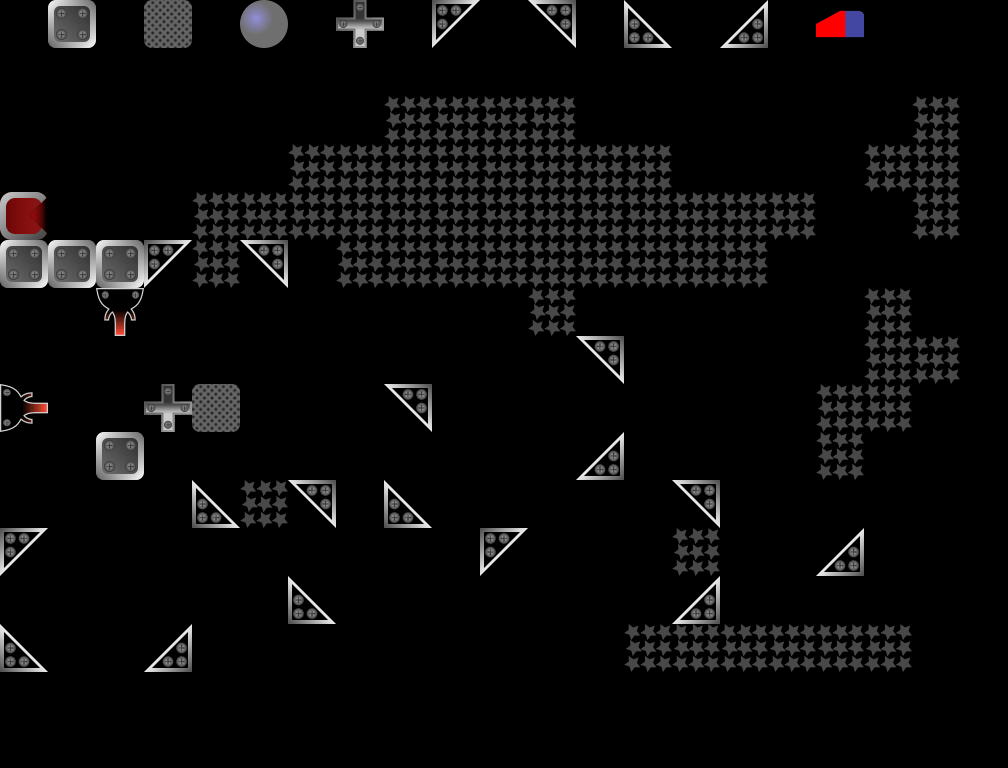

This game map was drawn from its Tiled (.tmx) file and the tilesets committed beside it. A one-line description and the full map source follow:
An orthogonal 21x16 tile map with 48x48 px tiles, 2 tile layers (Blocks, Info), 1 hidden layer not drawn, 1 image layer.

<map version="1.10" tiledversion="1.10.2" orientation="orthogonal" renderorder="right-down" width="21" height="16" tilewidth="48" tileheight="48" infinite="0" nextlayerid="10" nextobjectid="2">
 <editorsettings>
  <export target="../../public/assets/levels/level-18.json" format="json" />
 </editorsettings>
 <tileset firstgid="1" name="tileset" tilewidth="48" tileheight="48" tilecount="18" columns="18">
  <image source="../../public/assets/tileset.png" width="864" height="48" />
  <tile id="0" type="BlockingBlock" />
  <tile id="1" type="Cross" />
  <tile id="2" type="BallMirror" />
  <tile id="3" type="BottomLeftMirror" />
  <tile id="4" type="BottomRightMirror" />
  <tile id="5" type="TopLeftMirror" />
  <tile id="6" type="TopRightMirror" />
  <tile id="7" type="TimedBlock" />
  <tile id="8" type="LaserStartDown" />
  <tile id="9" type="LaserStartLeft" />
  <tile id="10" type="LaserStartRight" />
  <tile id="11" type="LaserStartUp" />
  <tile id="12" type="TargetUp" />
  <tile id="13" type="TargetRight" />
  <tile id="14" type="TargetDown" />
  <tile id="15" type="TargetLeft" />
  <tile id="16" type="ForbiddenBlock" />
  <tile id="17" type="Eraser" />
 </tileset>
 <imagelayer id="9" name="bg" locked="1" opacity="0.5" offsetx="-1.34366" offsety="95.2359">
  <image source="../black.png" width="960" height="576" />
 </imagelayer>
 <layer id="2" name="Blocks" width="21" height="16">
  <data encoding="csv">
0,0,0,0,0,0,0,0,0,0,0,0,0,0,0,0,0,0,0,0,0,
0,0,0,0,0,0,0,0,0,0,0,0,0,0,0,0,0,0,0,0,0,
0,0,0,0,0,0,0,0,17,17,17,17,0,0,0,0,0,0,0,17,0,
0,0,0,0,0,0,17,17,17,17,17,17,17,17,0,0,0,0,17,17,0,
14,0,0,0,17,17,17,17,17,17,17,17,17,17,17,17,17,0,0,17,0,
1,1,1,5,17,4,0,17,17,17,17,17,17,17,17,17,0,0,0,0,0,
0,0,9,0,0,0,0,0,0,0,0,17,0,0,0,0,0,0,17,0,0,
0,0,0,0,0,0,0,0,0,0,0,0,4,0,0,0,0,0,17,17,0,
11,0,0,2,8,0,0,0,4,0,0,0,0,0,0,0,0,17,17,0,0,
0,0,1,0,0,0,0,0,0,0,0,0,6,0,0,0,0,17,0,0,0,
0,0,0,0,7,17,4,0,7,0,0,0,0,0,4,0,0,0,0,0,0,
5,0,0,0,0,0,0,0,0,0,5,0,0,0,17,0,0,6,0,0,0,
0,0,0,0,0,0,7,0,0,0,0,0,0,0,6,0,0,0,0,0,0,
7,0,0,6,0,0,0,0,0,0,0,0,0,17,17,17,17,17,17,0,0,
0,0,0,0,0,0,0,0,0,0,0,0,0,0,0,0,0,0,0,0,0,
0,0,0,0,0,0,0,0,0,0,0,0,0,0,0,0,0,0,0,0,0
</data>
 </layer>
 <layer id="5" name="Info" width="21" height="16" locked="1">
  <properties>
   <property name="BallMirror" type="int" value="1" />
   <property name="BlockingBlock" type="int" value="0" />
   <property name="BottomLeftMirror" type="int" value="2" />
   <property name="BottomRightMirror" type="int" value="0" />
   <property name="Cross" type="int" value="1" />
   <property name="LevelName" value="Knightmare" />
   <property name="MaxItems" type="int" value="6" />
   <property name="TimedBlock" type="int" value="0" />
   <property name="TopLeftMirror" type="int" value="2" />
   <property name="TopRightMirror" type="int" value="0" />
  </properties>
  <data encoding="csv">
0,1,0,8,0,3,0,2,0,5,0,4,0,7,0,6,0,18,0,0,0,
0,0,0,0,0,0,0,0,0,0,0,0,0,0,0,0,0,0,0,0,0,
0,0,0,0,0,0,0,0,0,0,0,0,0,0,0,0,0,0,0,0,0,
0,0,0,0,0,0,0,0,0,0,0,0,0,0,0,0,0,0,0,0,0,
0,0,0,0,0,0,0,0,0,0,0,0,0,0,0,0,0,0,0,0,0,
0,0,0,0,0,0,0,0,0,0,0,0,0,0,0,0,0,0,0,0,0,
0,0,0,0,0,0,0,0,0,0,0,0,0,0,0,0,0,0,0,0,0,
0,0,0,0,0,0,0,0,0,0,0,0,0,0,0,0,0,0,0,0,0,
0,0,0,0,0,0,0,0,0,0,0,0,0,0,0,0,0,0,0,0,0,
0,0,0,0,0,0,0,0,0,0,0,0,0,0,0,0,0,0,0,0,0,
0,0,0,0,0,0,0,0,0,0,0,0,0,0,0,0,0,0,0,0,0,
0,0,0,0,0,0,0,0,0,0,0,0,0,0,0,0,0,0,0,0,0,
0,0,0,0,0,0,0,0,0,0,0,0,0,0,0,0,0,0,0,0,0,
0,0,0,0,0,0,0,0,0,0,0,0,0,0,0,0,0,0,0,0,0,
0,0,0,0,0,0,0,0,0,0,0,0,0,0,0,0,0,0,0,0,0,
0,0,0,0,0,0,0,0,0,0,0,0,0,0,0,0,0,0,0,0,0
</data>
 </layer>
 <layer id="7" name="SelectionArea" width="21" height="16" visible="0" locked="1">
  <data encoding="csv">
0,0,0,0,0,0,0,0,0,0,0,0,0,0,0,0,0,0,0,0,0,
0,0,0,0,0,0,0,0,0,0,0,0,0,0,0,0,0,0,0,0,0,
8,8,8,8,8,8,8,8,8,8,8,8,8,8,8,8,8,8,8,8,8,
8,8,8,8,8,8,8,8,8,8,8,8,8,8,8,8,8,8,8,8,8,
8,8,8,8,8,8,8,8,8,8,8,8,8,8,8,8,8,8,8,8,8,
8,8,8,8,8,8,8,8,8,8,8,8,8,8,8,8,8,8,8,8,8,
8,8,8,8,8,8,8,8,8,8,8,8,8,8,8,8,8,8,8,8,8,
8,8,8,8,8,8,8,8,8,8,8,8,8,8,8,8,8,8,8,8,8,
8,8,8,8,8,8,8,8,8,8,8,8,8,8,8,8,8,8,8,8,8,
8,8,8,8,8,8,8,8,8,8,8,8,8,8,8,8,8,8,8,8,8,
8,8,8,8,8,8,8,8,8,8,8,8,8,8,8,8,8,8,8,8,8,
8,8,8,8,8,8,8,8,8,8,8,8,8,8,8,8,8,8,8,8,8,
8,8,8,8,8,8,8,8,8,8,8,8,8,8,8,8,8,8,8,8,8,
8,8,8,8,8,8,8,8,8,8,8,8,8,8,8,8,8,8,8,8,8,
0,0,0,0,0,0,0,0,0,0,0,0,0,0,0,0,0,0,0,0,0,
0,0,0,0,0,0,0,0,0,0,0,0,0,0,0,0,0,0,0,0,0
</data>
 </layer>
</map>
